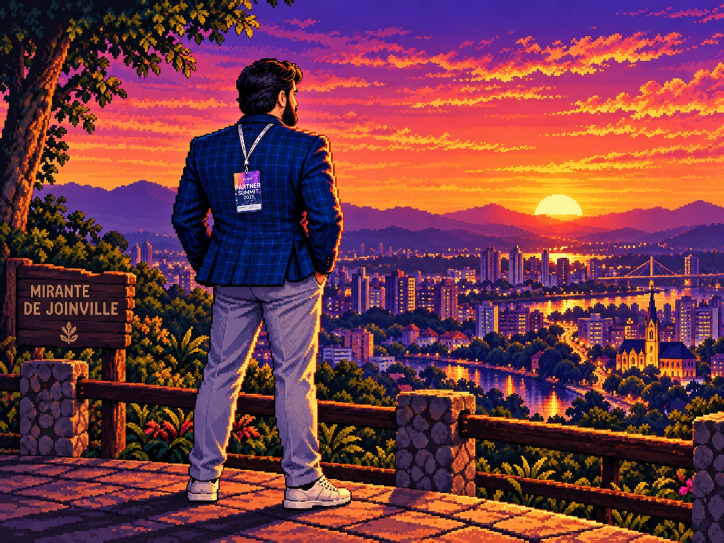
#> input picture scripts/story-ending-art/aislan/source.webp, 1448 x 1086 px (shown at 1/2 size)
$ python prepare_aislan_ending.py
#> lines starting #> are read from the running program, lines starting #| are printed output that depends on the picture
"""Prepares Aislan's story ending art (the screen shown when his campaign is completed).

Input : scripts/story-ending-art/aislan/source.webp (1448x1086, 4:3: Aislan, from behind, at the
        Joinville lookout ("MIRANTE DE JOINVILLE"), watching the sunset over the city)
Output: public/story/endings/aislan.jpg, 1440x810 (16:9, 1.5x the 960x540 game so it stays
        sharp on big screens and has room for the slow zoom of the ending screen).

Unlike the other endings the source is 4:3, so a 16:9 cut loses ~270 px of height and he is
taller than what is kept: the cut starts CROP_TOP px down, keeping his head and some sky above
it (the title goes to the right of his head) and leaving out his lower legs, which would sit
behind the result panel and the buttons anyway.

A still illustration: no layers. Everything that depends on the campaign (title, route, buttons)
is drawn on top of it by CampaignCompleteScene.

Offline tool only (not part of the build). Requires Python 3 + Pillow:
    python scripts/story-ending-art/aislan/prepare_aislan_ending.py
"""

from pathlib import Path

from PIL import Image

ROOT = Path(__file__).resolve().parents[3]
SOURCE = ROOT / 'scripts/story-ending-art/aislan/source.webp'
OUT = ROOT / 'public/story/endings/aislan.jpg'
SIZE = (1440, 810)
CROP_TOP = 100


def main() -> None:
    image = Image.open(SOURCE).convert('RGB')
#> image is the input picture: PIL image 1448x1086 RGB; mean R, G, B 115.3, 57.8, 69.9
    width, height = image.size
#> width = 1448; height = 1086
    crop_height = round(width * SIZE[1] / SIZE[0])
#> crop_height = 814
    box = (0, CROP_TOP, width, CROP_TOP + crop_height)
#> box = (0, 100, 1448, 914)
    assert box[3] <= height, 'CROP_TOP leaves the image'
    OUT.parent.mkdir(parents=True, exist_ok=True)
    image.crop(box).resize(SIZE, Image.LANCZOS).save(OUT, quality=90, optimize=True)
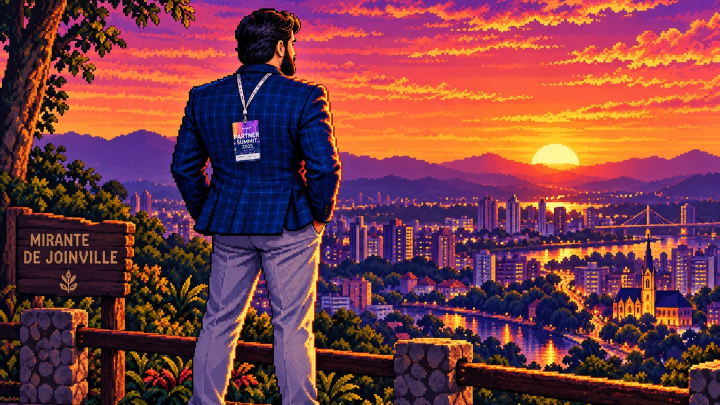
#> saved as aislan.jpg: PIL image 1440x810 RGB (shown at 1/2 size); mean R, G, B 121.1, 60.6, 69.4
    print(f'ending: {SIZE[0]}x{SIZE[1]} from {box}')
#| ending: 1440x810 from (0, 100, 1448, 914)


if __name__ == '__main__':
    main()
